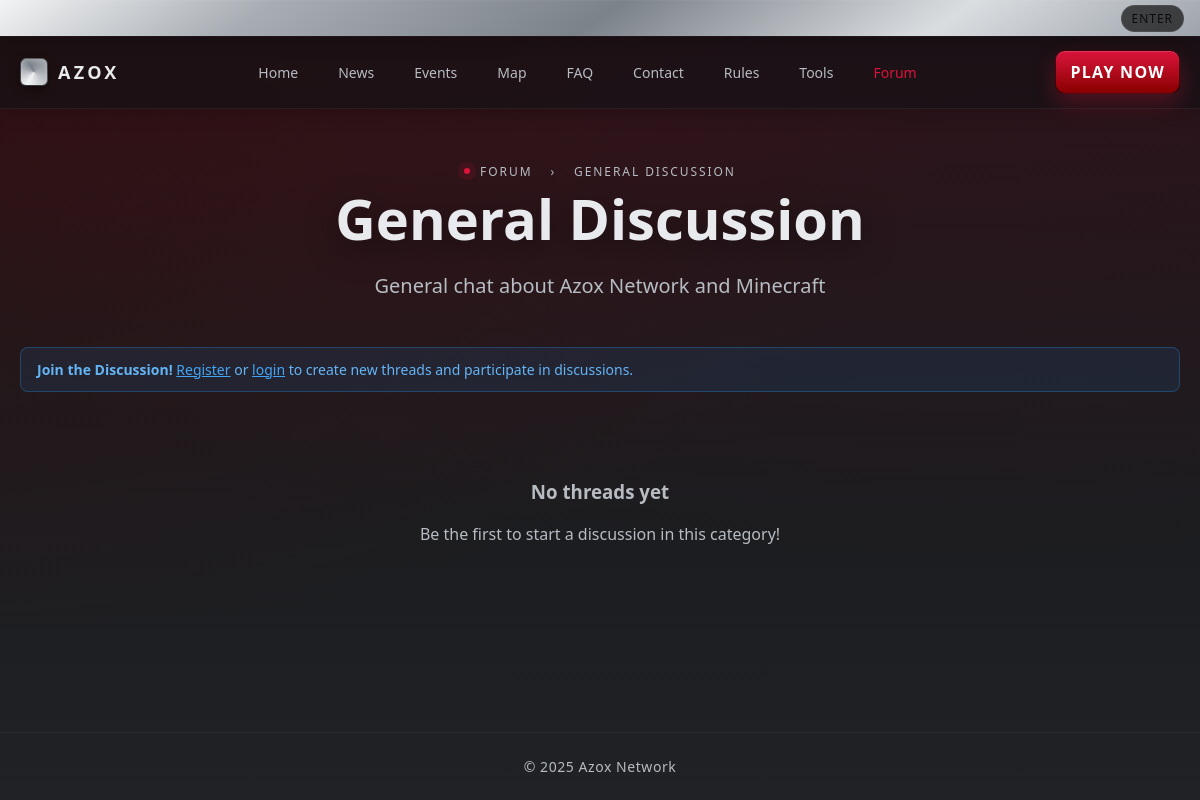
/forum/category.php?id=1, run on the app's committed database.
### tables this page shows
CREATE TABLE IF NOT EXISTS forum_categories (
    id INT AUTO_INCREMENT PRIMARY KEY,
    name VARCHAR(100) NOT NULL,
    description TEXT,
    sort_order INT DEFAULT 0,
    is_active BOOLEAN DEFAULT TRUE,
    created_at TIMESTAMP DEFAULT CURRENT_TIMESTAMP,
    INDEX idx_sort_order (sort_order)
);

### config/database.php (called while the page is built, shortened)
<?php
$pdo_options = [
    PDO::ATTR_ERRMODE => PDO::ERRMODE_EXCEPTION,
    PDO::ATTR_DEFAULT_FETCH_MODE => PDO::FETCH_ASSOC,
    PDO::ATTR_EMULATE_PREPARES => false,
    PDO::MYSQL_ATTR_INIT_COMMAND => "SET NAMES " . DB_CHARSET
];
$pdo = null;
function getDB() {
    global $pdo, $pdo_options;
    if ($pdo === null) {
        $connectionAttempts = [
            "mysql:host=" . DB_HOST . ";port=" . DB_PORT . ";dbname=" . DB_NAME . ";charset=" . DB_CHARSET,
            "mysql:host=localhost;dbname=" . DB_NAME . ";charset=" . DB_CHARSET,
            "mysql:host=127.0.0.1;dbname=" . DB_NAME . ";charset=" . DB_CHARSET,
            "mysql:unix_socket=/tmp/mysql.sock;dbname=" . DB_NAME . ";charset=" . DB_CHARSET,
            "mysql:unix_socket=/var/run/mysqld/mysqld.sock;dbname=" . DB_NAME . ";charset=" . DB_CHARSET
        ];
        $lastError = null;
        foreach ($connectionAttempts as $dsn) {
            try {
                $pdo = new PDO($dsn, DB_USER, DB_PASS, $pdo_options);
                return $pdo;
            } catch (PDOException $e) {
                $lastError = $e;
                continue;
            }
        }
        die('
        <div style="font-family: Arial, sans-serif; max-width: 800px; margin: 50px auto; padding: 20px; background: #f5f5f5; border-radius: 10px;">
            <h2 style="color: #DC143C;">MySQL Connection Failed</h2>
            <p><strong>Error:</strong> ' . htmlspecialchars($lastError->getMessage()) . '</p>
            <h3>Troubleshooting Steps:</h3>
            <ol>
                <li><strong>Check if MySQL is running:</strong>
                    <pre style="background: #eee; padding: 10px; border-radius: 5px;">
# On macOS with Homebrew:
brew services start mysql
# On macOS with MAMP:
Start MAMP application
# On Linux:
sudo systemctl start mysql
# or
sudo service mysql start</pre>
                </li>
                <li><strong>Test MySQL connection:</strong>
                    <pre style="background: #eee; padding: 10px; border-radius: 5px;">mysql -u root -p</pre>
                </li>
                <li><strong>Update database settings in config/database.php:</strong>
                    <ul>
                        <li>Change DB_HOST to your MySQL host</li>
                        <li>Update DB_USER and DB_PASS with your credentials</li>
                        <li>Verify DB_PORT (usually 3306)</li>
                    </ul>
                </li>
                <li><strong>Common MySQL socket locations:</strong>
                    <ul>
                        <li>/tmp/mysql.sock (macOS Homebrew)</li>
                        <li>/var/run/mysqld/mysqld.sock (Linux)</li>
                        <li>/Applications/MAMP/tmp/mysql/mysql.sock (MAMP)</li>
                    </ul>
                </li>
            </ol>
            <p><strong>Quick Fix for macOS:</strong></p>
            <p>If using Homebrew MySQL, try: <code>brew services restart mysql</code></p>
            <p>Once MySQL is running, <a href="/setup.php" style="background: #DC143C; color: white; padding: 5px 10px; text-decoration: none; border-radius: 3px;">run the setup script</a></p>
        </div>
        ');
    }
    return $pdo;
}
function executeQuery($sql, $params = []) {
    $db = getDB();
    $stmt = $db->prepare($sql);
    $stmt->execute($params);
    return $stmt;
}
function fetchRow($sql, $params = []) {
    $stmt = executeQuery($sql, $params);
    return $stmt->fetch();
}
function sanitizeOutput($input) {
    return htmlspecialchars($input, ENT_QUOTES, 'UTF-8');
}
?>

### config/auth.php (called while the page is built, shortened)
<?php
require_once __DIR__ . '/database.php';
function isLoggedIn() {
    return isset($_SESSION['logged_in']) && $_SESSION['logged_in'] === true;
}
?>

### forum/category.php (the view, shortened to what this page needs)
<?php
require_once __DIR__ . '/../config/auth.php';
$categoryId = intval($_GET['id'] ?? 0);
$category = fetchRow("
    SELECT * FROM forum_categories
    WHERE id = ? AND is_active = 1
", [$categoryId]);
$page = max(1, intval($_GET['page'] ?? 1));
$perPage = 20;
$offset = ($page - 1) * $perPage;
$threads = fetchAll("
    SELECT DISTINCT
        ft.*,
        u.username as author_name,
        u.role as author_role,
        lp.created_at as last_post_time,
        lpu.username as last_post_author
    FROM forum_threads ft
    JOIN users u ON ft.author_id = u.id
    JOIN forum_posts fp ON ft.id = fp.thread_id AND fp.is_deleted = 0
    LEFT JOIN forum_posts lp ON ft.last_post_id = lp.id
    LEFT JOIN users lpu ON lp.author_id = lpu.id
    WHERE ft.category_id = ? AND ft.is_deleted = 0
    ORDER BY ft.is_pinned DESC, ft.updated_at DESC
    LIMIT ? OFFSET ?
", [$categoryId, $perPage, $offset]);
?>
<!doctype html>
<html lang="en">
<head>
    <link rel="stylesheet" href="../style.css">
</head>
<body>
    <?php include __DIR__ . '/../includes/nav.php'; ?>
    <main class="forum-container">
        <div class="forum-header">
            <div class="eyebrow">
                <span class="dot"></span>
                <a href="/forum/" style="color: var(--text-dim); text-decoration: none;">Forum</a>
                <span style="color: var(--text-dim); margin: 0 8px;">›</span>
                <?= sanitizeOutput($category['name']) ?>
            </div>
            <h1 class="forum-title"><?= sanitizeOutput($category['name']) ?></h1>
            <p class="forum-subtitle"><?= sanitizeOutput($category['description']) ?></p>
        </div>
        <?php if (!isLoggedIn()): ?>
            <div class="alert alert-info" style="background: rgba(33,150,243,.1); border: 1px solid rgba(33,150,243,.3); color: #64b5f6;">
                <strong>Join the Discussion!</strong>
                <a href="/auth/register.php" style="color: #42a5f5; text-decoration: underline;">Register</a> or
                <a href="/auth/login.php" style="color: #42a5f5; text-decoration: underline;">login</a> to create new threads and participate in discussions.
            </div>
        <?php endif; ?>
        <?php if (empty($threads)): ?>
            <div style="text-align: center; padding: 48px; color: var(--text-dim);">
                <h3>No threads yet</h3>
                <p>Be the first to start a discussion in this category!</p>
            </div>
        <?php endif; ?>
    </main>
    <footer class="footer">
        <div class="footer-inner">
            <p>&copy; 2025 Azox Network</p>
        </div>
    </footer>
</body>
</html>

### style.css (style rules this page uses)
:root { --bg-0: #121214; --bg-1: #1a1c1f; --bg-2: #202225; --text: #e8eaed; --text-dim: #b7bcc2; --crimson: #DC143C; --crimson-2: #880000; --crimson-3: #440000; --metal-hi: #d6d7da; --metal-mid: #9aa0a6; --metal-low: #5f6368; --radius: 14px; --ring: linear-gradient(145deg, #f2f3f4 0%, #a8adb3 22%, #7c828a 50%, #dadde0 78%, #9ea4ab 100%); --shadow-lg: 0 30px 60px rgba(0,0,0,.35), inset 0 1px 0 rgba(255,255,255,.06); --shadow-md: 0 10px 28px rgba(0,0,0,.28), inset 0 1px 0 rgba(255,255,255,.05); --shadow-sm: 0 6px 16px rgba(0,0,0,.18), inset 0 1px 0 rgba(255,255,255,.04); }
* { box-sizing: border-box; }
html { height: 100%; background-color: var(--bg-2); background: radial-gradient(200vw 150vh at 80% -20%, rgba(220,20,60,.18), transparent 60%), radial-gradient(150vw 120vh at -10% 10%, rgba(136,0,0,.2), transparent 60%), linear-gradient(180deg, var(--bg-0) 0%, var(--bg-2) 100%); background-attachment: fixed; }
body { margin: 0; padding: 0; font-family: ui-sans-serif, system-ui, -apple-system, Segoe UI, Roboto, 'Helvetica Neue', Arial, 'Apple Color Emoji', 'Segoe UI Emoji'; color: var(--text); min-height: 100vh; display: flex; flex-direction: column; background: transparent; }
a { color: inherit; text-decoration: none; }
.eyebrow { display:inline-flex; align-items:center; gap:10px; font-size: 12px; letter-spacing:.16em; text-transform:uppercase; color: var(--text-dim); }
.eyebrow .dot { width:6px; height:6px; border-radius:999px; background: var(--crimson); box-shadow: 0 0 0 6px rgba(220,20,60,.12); }
.alert { padding: 12px 16px; border-radius: 8px; margin-bottom: 20px; font-size: 14px; line-height: 1.4; }
.footer { background: transparent; border-top: 1px solid rgba(255,255,255,.06); padding: 24px 0; margin-top: auto; }
.footer-inner { max-width: 1200px; margin: 0 auto; padding: 0 20px; text-align: center; }
.footer p { margin: 0; color: var(--text-dim); font-size: 14px; letter-spacing: .04em; }
.forum-container { max-width: 1400px; width: 100%; margin: 0 auto; padding: 48px 20px; }
.forum-header { text-align: center; margin-bottom: 48px; }
.forum-title { font-size: clamp(32px, 6vw, 56px); font-weight: 900; margin: 0 0 16px; text-shadow: 0 8px 30px rgba(0,0,0,.5); }
.forum-subtitle { font-size: clamp(16px, 2.4vw, 20px); color: var(--text-dim); margin: 0; }

### data on the page
forum_categories: name "GENERAL DISCUSSION", name "General Discussion", description "General chat about Azox Network and Minecraft"
